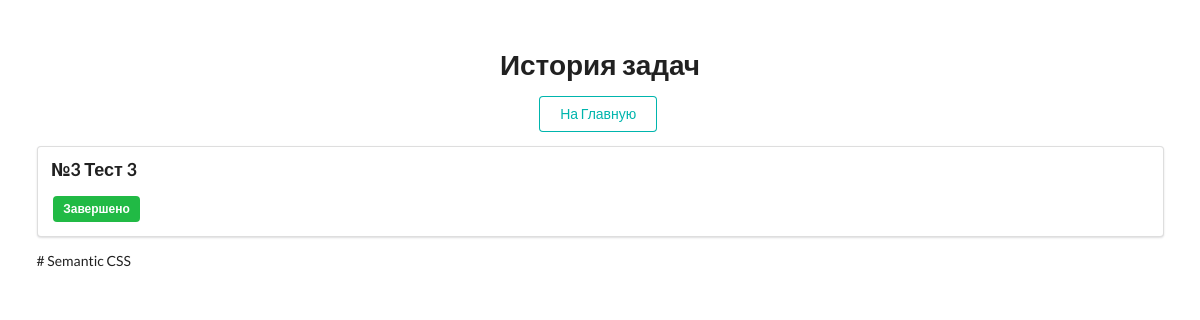
Page /todo/history on the earlier database version.
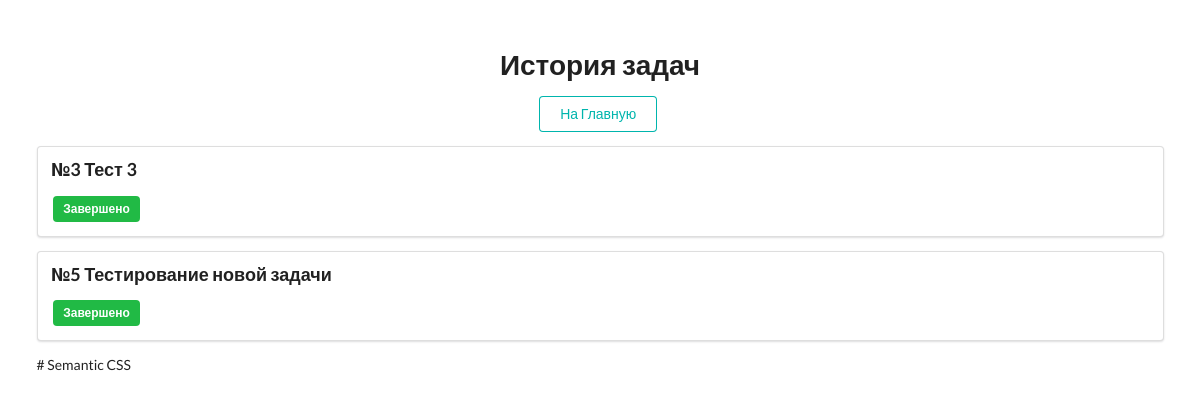
Same page on the later database version.
### todolist/models.py (models this page shows, shortened)
class todo_model(models.Model):
    title = models.CharField('Название заданий', max_length=500)
    is_complete = models.BooleanField('Завершено', default=False)

### todolist/views.py (the view)
# urls.py: path('history', views.history, name='history'),
def history(request):
    todos = todo_model.objects.all()
    return render(request, 'todolist/history.html', {'todo_list': todos, 'title': 'ИСтория'})

### templates/todolist/history.html
{% extends 'todolist/layout.html' %}
{% block content %}
<div style="margin-top: 50px;" class="ui container">
<h1 class="ui center aligned header">История задач
    </h1>
    <div style="text-align: center">
    <a href="/todo" class="ui teal basic button">На Главную</a>
    </div>
{% for todo in todo_list %}
    {% if todo.is_complete == True %}
<div class="ui segment">
        <p class="ui big header">№{{ todo.id }} {{ todo.title }}</p>
        <span class="ui green label">Завершено</span>
    </div>
    {% endif %}
{% endfor %}
{% endblock content %}

Differences in the rows shown:
added todo_model: id "5", title "Тестирование новой задачи"
